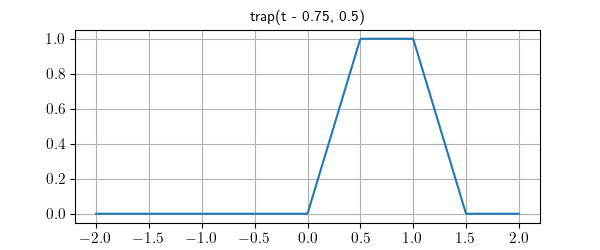

The Python source for this figure:
from matplotlib.pyplot import savefig, style
from lcapy import *

style.use('function.mplstyle')
trap(t - 0.75, 0.5).plot((-2, 2), title='trap(t - 0.75, 0.5)')
savefig(__file__.replace('.py', '.png'))
